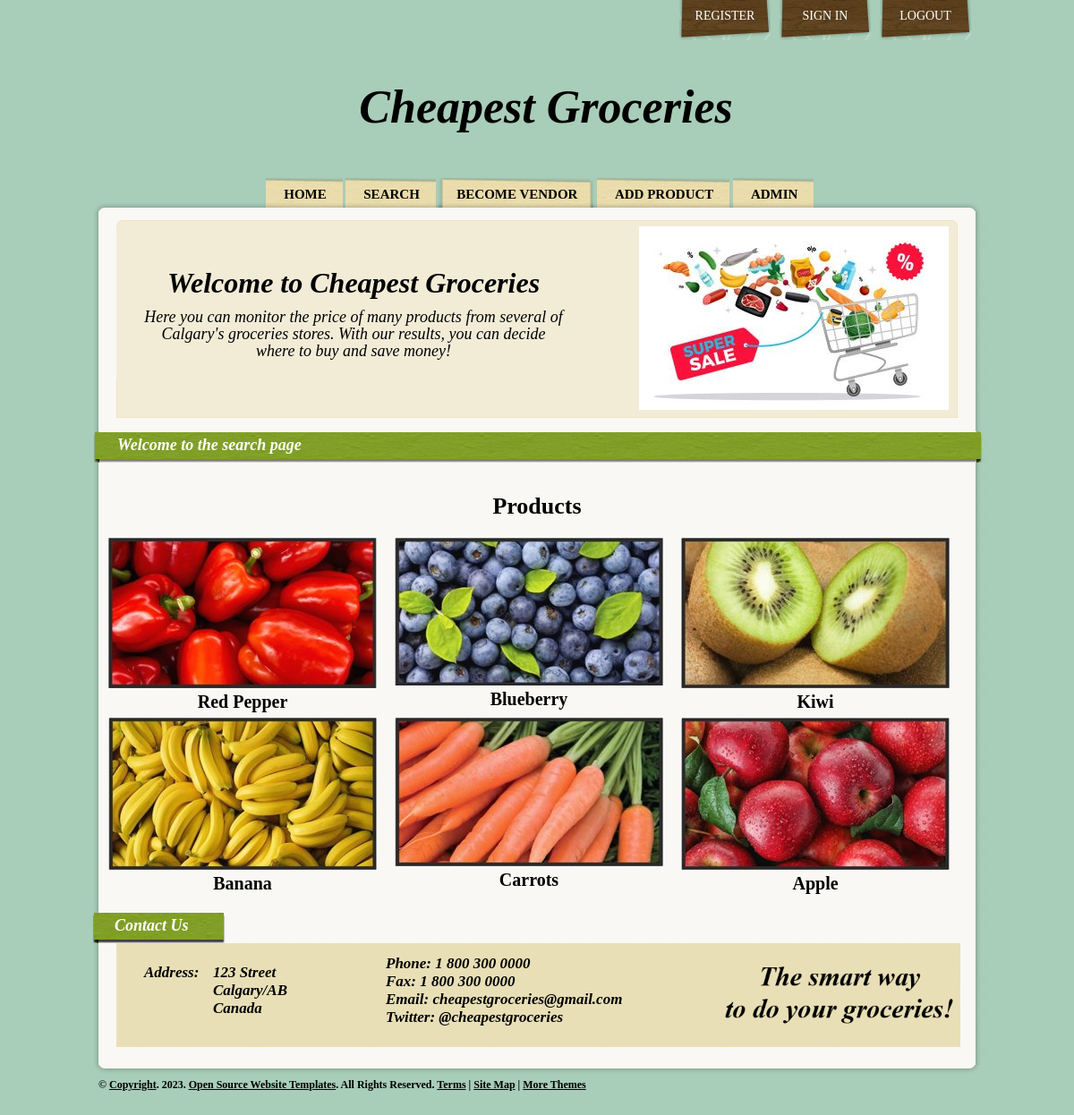
The app's page /search_page/, older data.
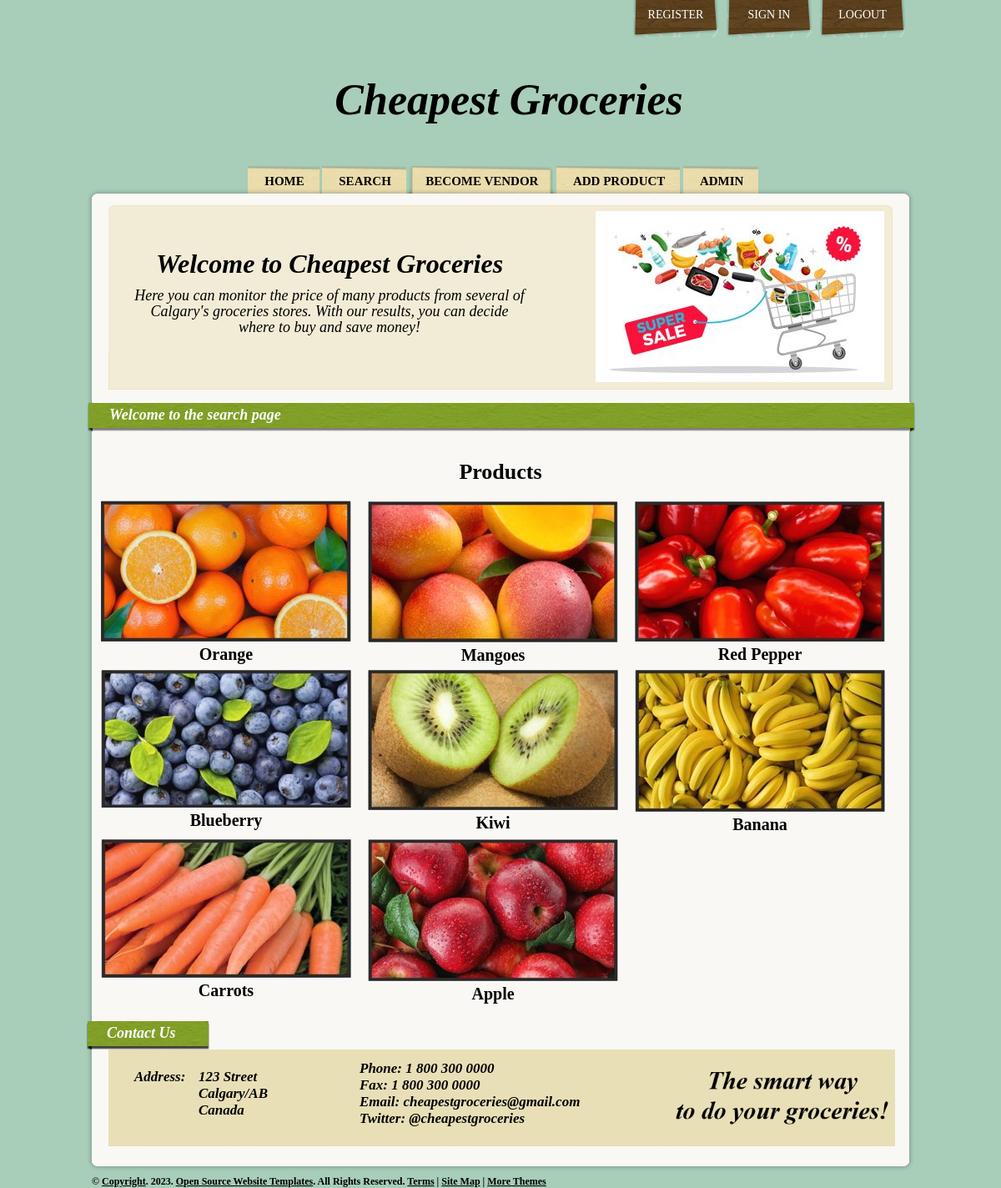
The same page, newer data.
### products/models.py (models this page shows, shortened)
class Product(models.Model):
    category    = models.ForeignKey(Category, related_name = 'products', on_delete = models.CASCADE)
    vendor      = models.ForeignKey(Vendor, related_name = 'products', on_delete = models.CASCADE)
    title       = models.CharField(max_length = 200)
    slug        = models.SlugField(max_length = 200, unique = True) #used in the urls
    price       = models.DecimalField(max_digits = 6, decimal_places = 2, blank=True, default = 0.0)
    date_added  = models.DateTimeField(auto_now_add = True)
    image       = models.ImageField(upload_to = 'uploads/', blank = True, null = True)
    thumbnail   = models.ImageField(upload_to = 'uploads/', blank = True, null = True)
    class Meta:
        ordering = ['-date_added'] #data in descent order
    def __str__(self):
        return self.title #self.vendor
    def get_thumbnail(self):
        if self.thumbnail:
            return self.thumbnail.url

### search_page/views.py (the view)
# urls.py: path('search_page/', search_page, name = 'search_page'), #ownwn
def search_page(request):
    list_products =  Product.objects.all()
    list_title = []
    list_ids = []
    for p in list_products:
        if p.title not in list_title:
            list_ids.append(p.id)
            list_title.append(p.title)
    products_distinct =  Product.objects.filter(pk__in=list_ids)
    print(products_distinct)
    context        = {'products_distinct': products_distinct}
    template       = 'search_page.html'
    return render (request, template, context)

### products/context_processors.py (called while the page is built)
def menu_categories(request):
    categories = Category.objects.all()
    return {'menu_categories': categories}

### templates/search_page.html (shortened to what this page needs)
{% extends "base.html" %}
{% block content %}
    <div class="heading">Welcome to the search page</div>
    <h2 class="h1 font-weight-normal form-register-h2" >Products</h2>
    <div style="display: flex;flex-wrap: wrap;">
    {% for product in products_distinct %}
        {% include 'list_item.html' %}
    {% endfor %}
    </div>
{% endblock %}

### templates/list_item.html
<div class="productHolder">
    <figure>
        <a href="{% url 'product' product.category.slug product.slug %}">
        <img src="{{ product.get_thumbnail }}"></a>
    </figure>
    <h class="product">{{ product.title }}</h>
</div>

Row changes from the older to the newer data that the page shows:
added Product: get_thumbnail (picture), title "Orange"
added Product: get_thumbnail (picture), title "Mangoes"
